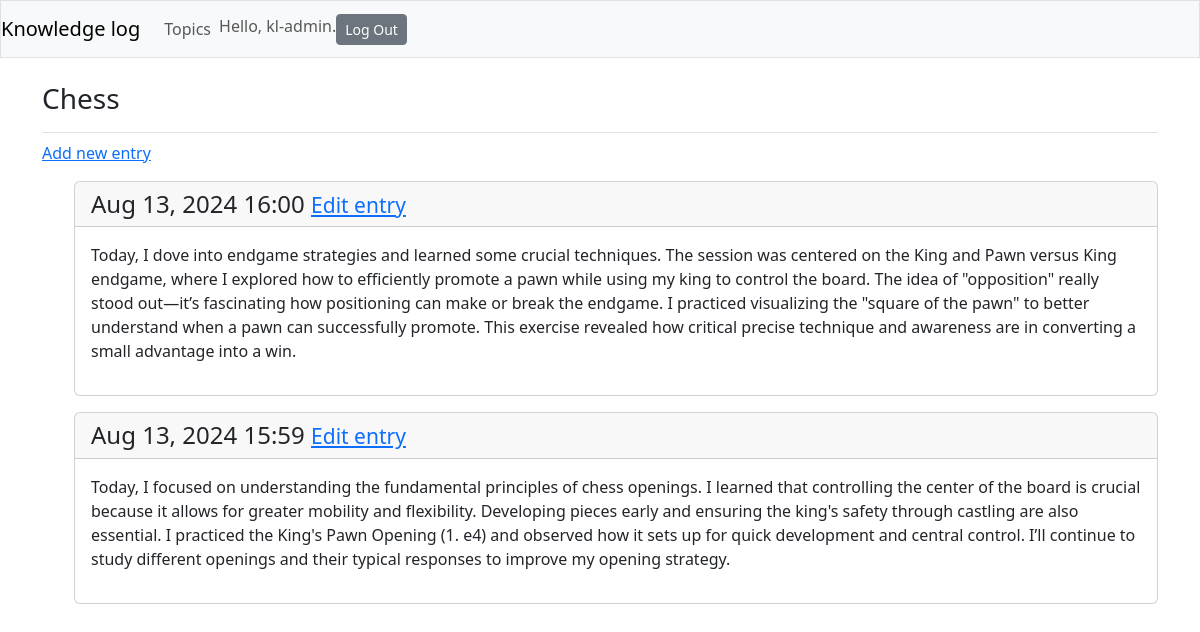
The page /topics/1/ (signed in) on the database its author committed.
### core_app/models.py (models this page shows, shortened)
class Topic(models.Model):
    title = models.CharField(max_length=200)
    date_added = models.DateTimeField(auto_now_add=True)
    owner = models.ForeignKey(User, on_delete=models.CASCADE)
    def __str__(self):
        return self.title

class Entry(models.Model):
    topic = models.ForeignKey(Topic, on_delete=models.CASCADE)
    text = models.TextField()
    date_added = models.DateTimeField(auto_now_add=True)
    class Meta:
        verbose_name_plural = 'entries'

### core_app/views.py (the view)
# urls.py: path('topics/<int:topic_id>/', views.get_topic, name='topic'),
@login_required
def get_topic(request, topic_id):
    topic = Topic.objects.get(id=topic_id)
    check_topic_owner(topic, request)
    entries = topic.entry_set.order_by('-date_added')
    context = {'topic': topic,
               'entries': entries}
    return render(request, "core_app/topic.html", context)

### core_app/views.py (called while the page is built)
def check_topic_owner(topic, request):
    if topic.owner != request.user:
        raise Http404

### core_app/templates/core_app/topic.html
{% extends "core_app/base.html" %}
{% block page_header %}
    <h3>{{ topic }}</h3>
{% endblock page_header %}
{% block content %}
    <p><a href="{% url 'core_app:new_entry' topic.id %}">Add new entry</a></p>
    <ul>
    {% for entry in entries %}
        <div class="card mb-3">
            <h4 class="card-header">
                    {{ entry.date_added|date:'M d, Y H:i' }}
                <small>
                    <a href="{% url 'core_app:edit_entry' entry.id %}">Edit entry</a>
                </small>
            </h4>
            <div class="card-body">
                    {{ entry.text | linebreaks }}
            </div>
        </div>
    {% empty %}
        <p>There are no entries for this topic yet.</p>
    {% endfor %}
    </ul>
{% endblock content %}

### core_app/templates/core_app/base.html (shortened to what this page needs)
{% load django_bootstrap5 %}
<!doctype html>
<html lang="en">
<head>
    {% bootstrap_css %}
</head>
<body>
    <nav class="navbar navbar-expand-md navbar-light bg-light mb-4 border">
        <a href="{% url 'core_app:index' %}" class="navbar-brand">Knowledge log</a>
        <div class="collapse navbar-collapse" id="navbarCollapse">
            <ul class="navbar-nav mr-auto">
                <li class="nav-item">
                    <a href="{% url 'core_app:topics' %}" class="nav-link">Topics</a>
                </li>
            </ul>
            <ul class="navbar-nav ml-auto">
                {% if user.is_authenticated %}
                    <li class="nav-item">
                        <span class="navbar-text">Hello, {{ user.username }}.</span>
                    </li>
                    <li class="nav-item">
                        <form action="{% url 'users:logout' %}" method="post">
                            <button class="btn btn-sm btn-secondary" type="submit">Log Out</button>
                        </form>
                    </li>
                {% endif %}
            </ul>
        </div>
    </nav>
    <main role="main" class="container">
        <div class="pb-2 mb-2 border-bottom">
            {% block page_header %}{% endblock page_header %}
        </div>
            {% block content %}{% endblock content %}
    </main>
</body>
</html>

### rows shown on the page
Topic: title "Chess"
Entry: date_added "Aug 13, 2024 16:00", text "Today, I dove into endgame strategies and learned some crucial techniques. The session was centered on the King and Pawn versus King endgame, where I explored how to efficiently promote a pawn while using my king to control the board. The idea of \"opposition\" really stood out—it’s fascinating how positioning can make or break the endgame. I practiced visualizing the \"square of the pawn\" to better understand when a pawn can successfully promote. This exercise revealed how critical precise technique and awareness are in converting a small advantage into a win."
Entry: date_added "Aug 13, 2024 15:59", text "Today, I focused on understanding the fundamental principles of chess openings. I learned that controlling the center of the board is crucial because it allows for greater mobility and flexibility. Developing pieces early and ensuring the king's safety through castling are also essential. I practiced the King's Pawn Opening (1. e4) and observed how it sets up for quick development and central control. I’ll continue to study different openings and their typical responses to improve my opening strategy."

### other values the page prints
{{ user.username }} "kl-admin"
